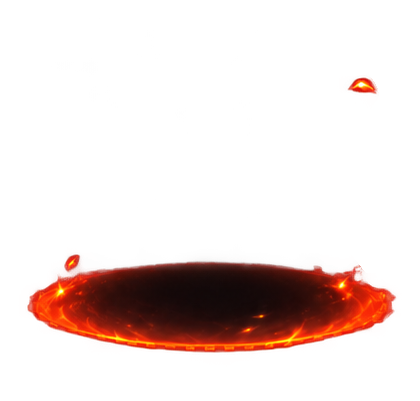
#> input picture Tách layer/out/shadow.png, 420 x 401 px
$ python split.py out/shadow.png
#> lines starting #> are read from the running program, lines starting #| are printed output that depends on the picture; after the words box and inside, x2 and y2 are one past the last pixel; in counts of white or black regions, pixels touching at a corner belong together
#!/usr/bin/env python3

from __future__ import annotations

import argparse
import shutil
import zipfile
from pathlib import Path

import numpy as np
from PIL import Image
from scipy import ndimage as ndi


# =========================================================
# 12 SLOT CỐ ĐỊNH
# =========================================================

SLOT_NAMES = [
    "shadow.png",
    "rear-feet.png",
    "body.png",
    "shell.png",

    "front-feet.png",
    "head.png",
    "eyes-open.png",
    "eyes-closed.png",

    "shell-runes.png",
    "attack-cast.png",
    "cage.png",
    "impact.png",
]


# =========================================================
# CONFIG
# =========================================================

# Chỉ dùng để tìm các pixel tương đối chắc chắn thuộc artwork.
# Không dùng để cắt alpha output.
CORE_ALPHA_THRESHOLD = 80

# Dùng khi tìm gutter / fallback.
BBOX_ALPHA_THRESHOLD = 2

# Padding trong suốt của file PNG cuối.
OUTPUT_PADDING = 18

# Khu vực tìm đường phân cách quanh grid lý thuyết.
SEARCH_X_RATIO = 0.10
SEARCH_Y_RATIO = 0.10

SEPARATOR_BAND_WIDTH = 9


# =========================================================
# TÌM SEPARATOR
# =========================================================

def find_separator(
    alpha: np.ndarray,
    axis: int,
    expected_position: int,
    search_radius: int,
    band_width: int = 9,
) -> int:
    """
    Tìm vùng có ít artwork nhất gần đường grid dự kiến.

    axis = 0 -> đường dọc X
    axis = 1 -> đường ngang Y

    QUAN TRỌNG:
    separator chỉ dùng để xác định slot nào là slot nào.
    Nó KHÔNG phải biên crop cuối.
    """

    occupied = alpha > BBOX_ALPHA_THRESHOLD

    if axis == 0:
        score = occupied.sum(axis=0)
        length = alpha.shape[1]
    else:
        score = occupied.sum(axis=1)
        length = alpha.shape[0]

    start = max(
        0,
        expected_position - search_radius,
    )

    end = min(
        length,
        expected_position + search_radius,
    )

    half = max(
        1,
        band_width // 2,
    )

    best_position = expected_position
    best_score = float("inf")

    for pos in range(
        start + half,
        end - half,
    ):

        current_score = score[
            pos - half:
            pos + half + 1
        ].sum()

        if current_score < best_score:
            best_score = current_score
            best_position = pos

    return int(best_position)


def build_grid_edges(
    alpha: np.ndarray,
) -> tuple[list[int], list[int]]:
    """
    Tạo grid 4 cột × 3 hàng.

    Grid này CHỈ để nhận diện slot.
    Artwork được phép vượt qua grid.
    """

    h, w = alpha.shape

    expected_x = [
        int(w * 0.25),
        int(w * 0.50),
        int(w * 0.75),
    ]

    expected_y = [
        int(h / 3),
        int(h * 2 / 3),
    ]

    x_radius = int(
        w * SEARCH_X_RATIO
    )

    y_radius = int(
        h * SEARCH_Y_RATIO
    )

    x_separators = [
        find_separator(
            alpha=alpha,
            axis=0,
            expected_position=x,
            search_radius=x_radius,
            band_width=SEPARATOR_BAND_WIDTH,
        )
        for x in expected_x
    ]

    y_separators = [
        find_separator(
            alpha=alpha,
            axis=1,
            expected_position=y,
            search_radius=y_radius,
            band_width=SEPARATOR_BAND_WIDTH,
        )
        for y in expected_y
    ]

    x_edges = (
        [0]
        + sorted(x_separators)
        + [w]
    )

    y_edges = (
        [0]
        + sorted(y_separators)
        + [h]
    )

    return x_edges, y_edges


# =========================================================
# XÁC ĐỊNH SLOT CỦA PIXEL
# =========================================================

def get_slot_ids(
    xs: np.ndarray,
    ys: np.ndarray,
    x_edges: list[int],
    y_edges: list[int],
) -> np.ndarray:

    cols = np.searchsorted(
        np.asarray(
            x_edges[1:-1]
        ),
        xs,
        side="right",
    )

    rows = np.searchsorted(
        np.asarray(
            y_edges[1:-1]
        ),
        ys,
        side="right",
    )

    return (
        rows * 4
        + cols
    )


# =========================================================
# TẠO CORE CHO 12 SLOT
# =========================================================

def build_slot_seeds(
    alpha: np.ndarray,
    x_edges: list[int],
    y_edges: list[int],
) -> list[np.ndarray]:

    h, w = alpha.shape

    # Chỉ lấy alpha mạnh làm "core"
    core_mask = (
        alpha
        >= CORE_ALPHA_THRESHOLD
    )

    # 8-connectivity
    structure = np.ones(
        (3, 3),
        dtype=np.uint8,
    )

    labels, _ = ndi.label(
        core_mask,
        structure=structure,
    )

    objects = ndi.find_objects(
        labels
    )

    seeds = [
        np.zeros(
            (h, w),
            dtype=bool,
        )
        for _ in range(12)
    ]

    # =====================================================
    # GÁN NGUYÊN CONNECTED COMPONENT VÀO SLOT
    # =====================================================

    for component_id, sl in enumerate(
        objects,
        start=1,
    ):

        if sl is None:
            continue

        y_slice, x_slice = sl

        local_component = (
            labels[sl]
            == component_id
        )

        if not local_component.any():
            continue

        local_y, local_x = np.where(
            local_component
        )

        global_x = (
            local_x
            + x_slice.start
        )

        global_y = (
            local_y
            + y_slice.start
        )

        # Xem component này nằm nhiều nhất trong slot nào.
        pixel_slots = get_slot_ids(
            global_x,
            global_y,
            x_edges,
            y_edges,
        )

        counts = np.bincount(
            pixel_slots,
            minlength=12,
        )

        dominant_slot = int(
            np.argmax(counts)
        )

        # QUAN TRỌNG:
        # giữ NGUYÊN component,
        # kể cả khi nó vượt grid.
        view = seeds[
            dominant_slot
        ][sl]

        view[
            local_component
        ] = True

        seeds[
            dominant_slot
        ][sl] = view

    # =====================================================
    # FALLBACK CHO SLOT QUÁ MỜ
    # ví dụ shadow
    # =====================================================

    weak_mask = (
        alpha
        > BBOX_ALPHA_THRESHOLD
    )

    for slot_id in range(12):

        if seeds[
            slot_id
        ].any():

            continue

        row = slot_id // 4
        col = slot_id % 4

        x0 = x_edges[col]
        x1 = x_edges[col + 1]

        y0 = y_edges[row]
        y1 = y_edges[row + 1]

        cell = weak_mask[
            y0:y1,
            x0:x1
        ]

        if not cell.any():
            continue

        cell_labels, _ = ndi.label(
            cell,
            structure=structure,
        )

        cell_objects = ndi.find_objects(
            cell_labels
        )

        center_x = (
            x1 - x0
        ) / 2

        center_y = (
            y1 - y0
        ) / 2

        best_component = None
        best_score = float("inf")

        for cid, csl in enumerate(
            cell_objects,
            start=1,
        ):

            if csl is None:
                continue

            component = (
                cell_labels[csl]
                == cid
            )

            if not component.any():
                continue

            ys, xs = np.where(
                component
            )

            cx = (
                xs.mean()
                + csl[1].start
            )

            cy = (
                ys.mean()
                + csl[0].start
            )

            area = int(
                component.sum()
            )

            distance = (
                (cx - center_x) ** 2
                +
                (cy - center_y) ** 2
            )

            # component lớn được ưu tiên
            score = (
                distance
                / max(
                    np.sqrt(area),
                    1,
                )
            )

            if score < best_score:
                best_score = score
                best_component = cid

        if best_component is not None:

            local_seed = (
                cell_labels
                == best_component
            )

            seeds[
                slot_id
            ][
                y0:y1,
                x0:x1
            ] |= local_seed

    return seeds


# =========================================================
# GÁN TOÀN BỘ PIXEL ALPHA > 0 CHO SLOT GẦN NHẤT
# =========================================================

# [66 lines left out: function build_owner_map, not called in this run]


# =========================================================
# SPLIT
# =========================================================

def split_sheet(
    input_path: Path,
    output_dir: Path,
    zip_path: Path | None,
) -> None:

    if not input_path.exists():

        raise FileNotFoundError(
            f"Không tìm thấy file: {input_path}"
        )

    image = Image.open(
        input_path
    ).convert(
        "RGBA"
    )

    arr = np.array(
        image,
        dtype=np.uint8,
    )

    h, w = arr.shape[:2]

    alpha = arr[
        :, :, 3
    ]

    # Nếu toàn ảnh opaque
    if alpha.min() == 255:

        raise RuntimeError(
            "Ảnh nguồn không có alpha/transparency."
        )

    # =====================================================
    # 1. GRID DYNAMIC
    # =====================================================

    x_edges, y_edges = (
        build_grid_edges(
            alpha
        )
    )

    print(
        "X edges:",
        x_edges,
    )

    print(
        "Y edges:",
        y_edges,
    )

    # =====================================================
    # 2. CORE SEEDS
    # =====================================================

    seeds = build_slot_seeds(
        alpha,
        x_edges,
        y_edges,
    )

    missing_slots = [
        SLOT_NAMES[i]
        for i in range(12)
        if not seeds[i].any()
    ]

    if missing_slots:

        raise RuntimeError(
            "Không tìm thấy layer:\n"
            + "\n".join(
                missing_slots
            )
        )

    # =====================================================
    # 3. OWNERSHIP MAP
    # =====================================================

    owner = build_owner_map(
        alpha,
        seeds,
    )

    # =====================================================
    # 4. OUTPUT DIR
    # =====================================================

    if output_dir.exists():

        shutil.rmtree(
            output_dir
        )

    output_dir.mkdir(
        parents=True,
        exist_ok=True,
    )

    # =====================================================
    # 5. EXPORT
    # =====================================================

    for slot_id, filename in enumerate(
        SLOT_NAMES
    ):

        slot_mask = (
            (owner == slot_id)
            &
            (alpha > 0)
        )

        ys, xs = np.where(
            slot_mask
        )

        if len(xs) == 0:

            raise RuntimeError(
                f"Slot rỗng: {filename}"
            )

        # ---------------------------------------------
        # BBOX lấy theo TOÀN BỘ layer
        # KHÔNG theo grid
        # ---------------------------------------------

        x0 = int(
            xs.min()
        )

        x1 = int(
            xs.max()
        ) + 1

        y0 = int(
            ys.min()
        )

        y1 = int(
            ys.max()
        ) + 1

        crop = arr[
            y0:y1,
            x0:x1
        ].copy()

        local_mask = slot_mask[
            y0:y1,
            x0:x1
        ]

        # Xóa layer khác
        crop[
            ~local_mask
        ] = (
            0,
            0,
            0,
            0,
        )

        # ---------------------------------------------
        # Padding
        # ---------------------------------------------

        pad = OUTPUT_PADDING

        canvas = np.zeros(
            (
                crop.shape[0]
                + pad * 2,

                crop.shape[1]
                + pad * 2,

                4,
            ),
            dtype=np.uint8,
        )

        canvas[
            pad:
            pad + crop.shape[0],

            pad:
            pad + crop.shape[1]
        ] = crop

        output_path = (
            output_dir
            / filename
        )

        Image.fromarray(
            canvas,
            "RGBA",
        ).save(
            output_path
        )

        print(
            f"Saved: {filename}"
        )

    # =====================================================
    # 6. ZIP
    # =====================================================

    if zip_path is not None:

        if zip_path.exists():

            zip_path.unlink()

        with zipfile.ZipFile(
            zip_path,
            "w",
            compression=zipfile.ZIP_DEFLATED,
        ) as zf:

            for filename in SLOT_NAMES:

                path = (
                    output_dir
                    / filename
                )

                zf.write(
                    path,
                    arcname=(
                        f"{output_dir.name}/"
                        f"{filename}"
                    ),
                )


# =========================================================
# CLI
# =========================================================

def main() -> None:

    parser = argparse.ArgumentParser(
        description=(
            "Split Turtle 3x4 sheet "
            "into 12 PNG layers."
        )
    )

    parser.add_argument(
        "input",
        type=Path,
        help="PNG sheet nguồn",
    )

    parser.add_argument(
        "--output",
        type=Path,
        default=Path(
            "turtle-layer-sheet"
        ),
        help="Thư mục output",
    )

    parser.add_argument(
        "--zip",
        dest="zip_path",
        type=Path,
        default=None,
        help="File ZIP output",
    )

    args = parser.parse_args()

    split_sheet(
        input_path=args.input,
        output_dir=args.output,
        zip_path=args.zip_path,
    )
#> in split_sheet, image is the input picture: PIL image 420x401 RGBA; mean R, G, B, A 25.6, 4.5, 1.1, 38.3
#> in split_sheet, `alpha = arr[ :, :, 3 ]`:
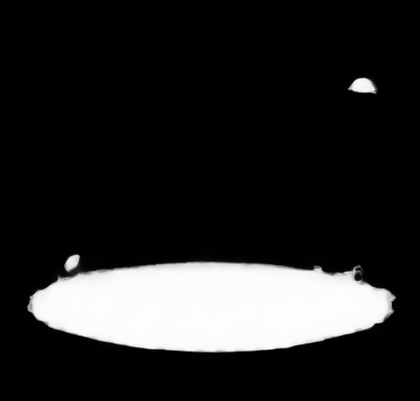
#> alpha: shape (401, 420); min 0, max 255, mean 38.3
#> in build_grid_edges, `x_separators = [ find_separator( alpha=alpha, axis=0, expected_positio..`: x_separators = [88, 172, 340]
#> in build_grid_edges, `y_separators = [ find_separator( alpha=alpha, axis=1, expected_positio..`: y_separators = [101, 231]
#> in build_grid_edges, `x_edges = ( [0] + sorted(x_separators) + [w] )`: x_edges = [0, 88, 172, 340, 420]
#> in build_grid_edges, `y_edges = ( [0] + sorted(y_separators) + [h] )`: y_edges = [0, 101, 231, 401]
#> in split_sheet, `x_edges, y_edges = ( build_grid_edges( alpha ) )`: x_edges = [0, 88, 172, 340, 420]; y_edges = [0, 101, 231, 401]
#| X edges: [0, 88, 172, 340, 420]
#| Y edges: [0, 101, 231, 401]
#> in build_slot_seeds, `core_mask = ( alpha >= CORE_ALPHA_THRESHOLD )`:
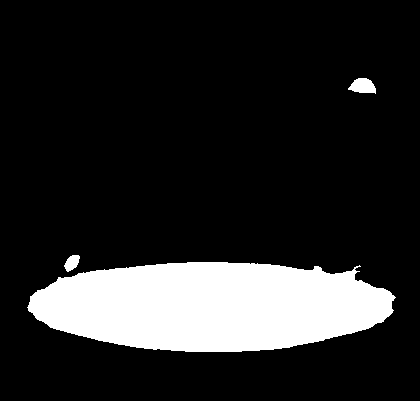
#> core_mask: shape (401, 420) bool; 15.6% white; 3 white regions, box (x1, y1, x2, y2) and area: (27, 262, 396, 352) 25742, (348, 78, 376, 94) 314, (64, 255, 80, 272) 176
#> in build_slot_seeds, `labels, _ = ndi.label( core_mask, structure=structure, )`:
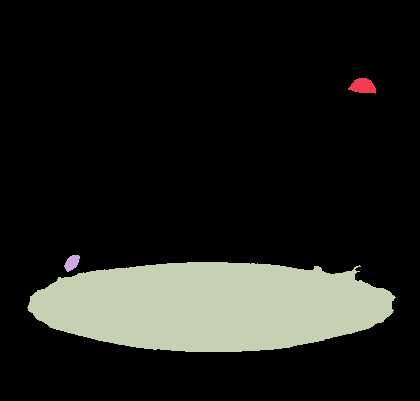
#> labels: shape (401, 420) int32; 4 distinct labels, from 0 to 3; one colour per label, 0 black
#> in build_slot_seeds, `objects = ndi.find_objects( labels )`: objects = 3 items
#> in build_slot_seeds, `seeds = [ np.zeros( (h, w), dtype=bool, ) for _ in range(12) ]`: seeds = 12 items
#> the loop in build_slot_seeds, `for component_id, sl in enumerate( objects, start=1, ): ` made 3 passes
#> (counts, dominant_slot) on passes 1 to 3: ([0, 0, 0, 314, 0, 0, 0, 0, 0, 0, 0, 0], 3), ([0, 0, 0, 0, 0, 0, 0, 0, 176, 0, 0, 0], 8), ([0, 0, 0, 0, 0, 0, 0, 0, 2744, 6597, 13953, 2448], 10)
#> pass 3, in build_slot_seeds, `local_component = ( labels[sl] == component_id )`:
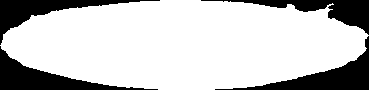
#> local_component: shape (90, 369) bool; 77.5% white; 4 black regions, box (x1, y1, x2, y2) and area: (215, 36, 369, 90) 2070, (0, 46, 158, 90) 2032, (0, 0, 160, 45) 1705, (201, 0, 369, 35) 1661
#> in build_slot_seeds, `weak_mask = ( alpha > BBOX_ALPHA_THRESHOLD )`:
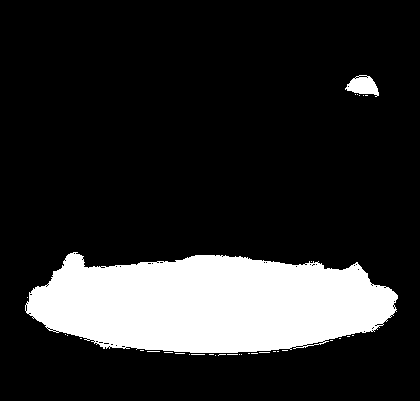
#> weak_mask: shape (401, 420) bool; 17.2% white; 34 white regions (32 under 20 px), largest, box (x1, y1, x2, y2) and area: (25, 252, 398, 353) 28374, (345, 75, 379, 97) 456
#> the loop in build_slot_seeds, `for slot_id in range(12): ` made 12 passes
#> (x0, x1, y0, y1) on passes 1, 2, 3, 5, 6, 7, 8: (0, 88, 0, 101), (88, 172, 0, 101), (172, 340, 0, 101), (0, 88, 101, 231), (88, 172, 101, 231), (172, 340, 101, 231), (340, 420, 101, 231)
#> after the loop in build_slot_seeds, `for slot_id in range(12):`:
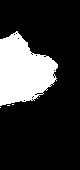
#> cell: shape (170, 80) bool; 21.4% white; 4 white regions (3 under 20 px), largest, box (x1, y1, x2, y2) and area: (0, 31, 58, 106) 2908
#> after the loop in build_slot_seeds, `for slot_id in range(12):`:
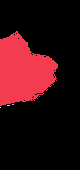
#> cell_labels: shape (170, 80) int32; 5 distinct labels, from 0 to 4; one colour per label, 0 black
#> in split_sheet, `missing_slots = [ SLOT_NAMES[i] for i in range(12) if not seeds[i].any..`: missing_slots = ['shadow.png', 'rear-feet.png', 'body.png', 'front-feet.png', 'head.png', 'eyes-open.png', 'eyes-closed.png']

    print()
    print(
        f"Done: {args.output}"
    )

    if args.zip_path:

        print(
            f"ZIP: {args.zip_path}"
        )


if __name__ == "__main__":
#> (the run stopped early here; a loop or call above may not have finished)

$ run again, with Tách layer/out/attack-trail.png copied over Tách layer/out/shadow.png
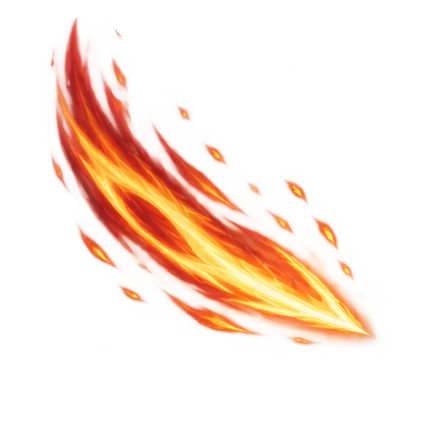
#> input picture Tách layer/out/attack-trail.png, 446 x 446 px
#> in split_sheet, image is the input picture: PIL image 446x446 RGBA; mean R, G, B, A 72.2, 28.1, 11.1, 39
#> x_separators = [138, 239, 373]
#> y_separators = [108, 336]
#> in build_grid_edges, `x_edges = ( [0] + sorted(x_separators) + [w] )`: x_edges = [0, 138, 239, 373, 446]
#> in build_grid_edges, `y_edges = ( [0] + sorted(y_separators) + [h] )`: y_edges = [0, 108, 336, 446]
#> in split_sheet, `x_edges, y_edges = ( build_grid_edges( alpha ) )`: x_edges = [0, 138, 239, 373, 446]; y_edges = [0, 108, 336, 446]
#| X edges: [0, 138, 239, 373, 446]
#| Y edges: [0, 108, 336, 446]
#> core_mask: shape (446, 446) bool; 16.5% white; 18 white regions (2 under 20 px), largest, box (x1, y1, x2, y2) and area: (56, 20, 375, 341) 28324, (154, 127, 245, 214) 1336, (166, 292, 259, 335) 1058
#> labels: shape (446, 446) int32; 19 distinct labels, from 0 to 18
#> objects = 18 items
#> seeds = 12 items
#> the loop in build_slot_seeds, `for component_id, sl in enumerate( objects, start=1, ): ` made 18 passes
#> (counts, dominant_slot) on passes 1, 3, 4, 5, 6, 7, 8, 9: ([2084, 0, 0, 0, 7955, 9670, 8432, 3, 0, 0, 176, 4], 5), ([17, 0, 0, 0, 0, 0, 0, 0, 0, 0, 0, 0], 0), ([173, 0, 0, 0, 0, 0, 0, 0, 0, 0, 0, 0], 0), ([0, 0, 0, 0, 0, 69, 0, 0, 0, 0, 0, 0], 5), ([0, 0, 0, 0, 0, 1320, 16, 0, 0, 0, 0, 0], 5), ([0, 0, 0, 0, 0, 162, 0, 0, 0, 0, 0, 0], 5), ([0, 0, 0, 0, 130, 0, 0, 0, 0, 0, 0, 0], 4), ([0, 0, 0, 0, 0, 0, 196, 0, 0, 0, 0, 0], 6)
#> pass 1, in build_slot_seeds, `local_component = ( labels[sl] == component_id )`:
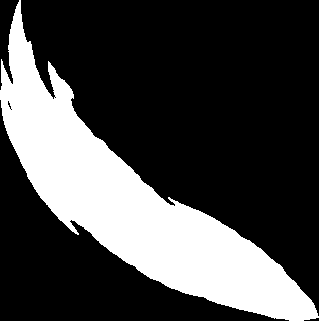
#> local_component: shape (321, 319) bool; 27.7% white; 1 white region, box (x1, y1, x2, y2) and area: (0, 0, 319, 321) 28324
#> weak_mask: shape (446, 446) bool; 24.9% white; 25 white regions (19 under 20 px), largest, box (x1, y1, x2, y2) and area: (48, 18, 384, 350) 47636, (279, 175, 310, 206) 519, (199, 139, 230, 168) 476, (116, 281, 150, 308) 434, (173, 100, 195, 124) 335, (111, 26, 125, 42) 88
#> after the loop in build_slot_seeds, `for slot_id in range(12):`:
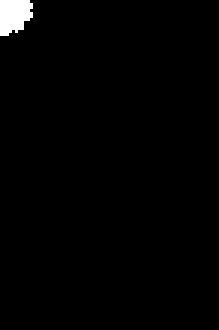
#> cell: shape (110, 73) bool (shown 3 times larger); 1.3% white; 1 white region, box (x1, y1, x2, y2) and area: (0, 0, 11, 12) 106
